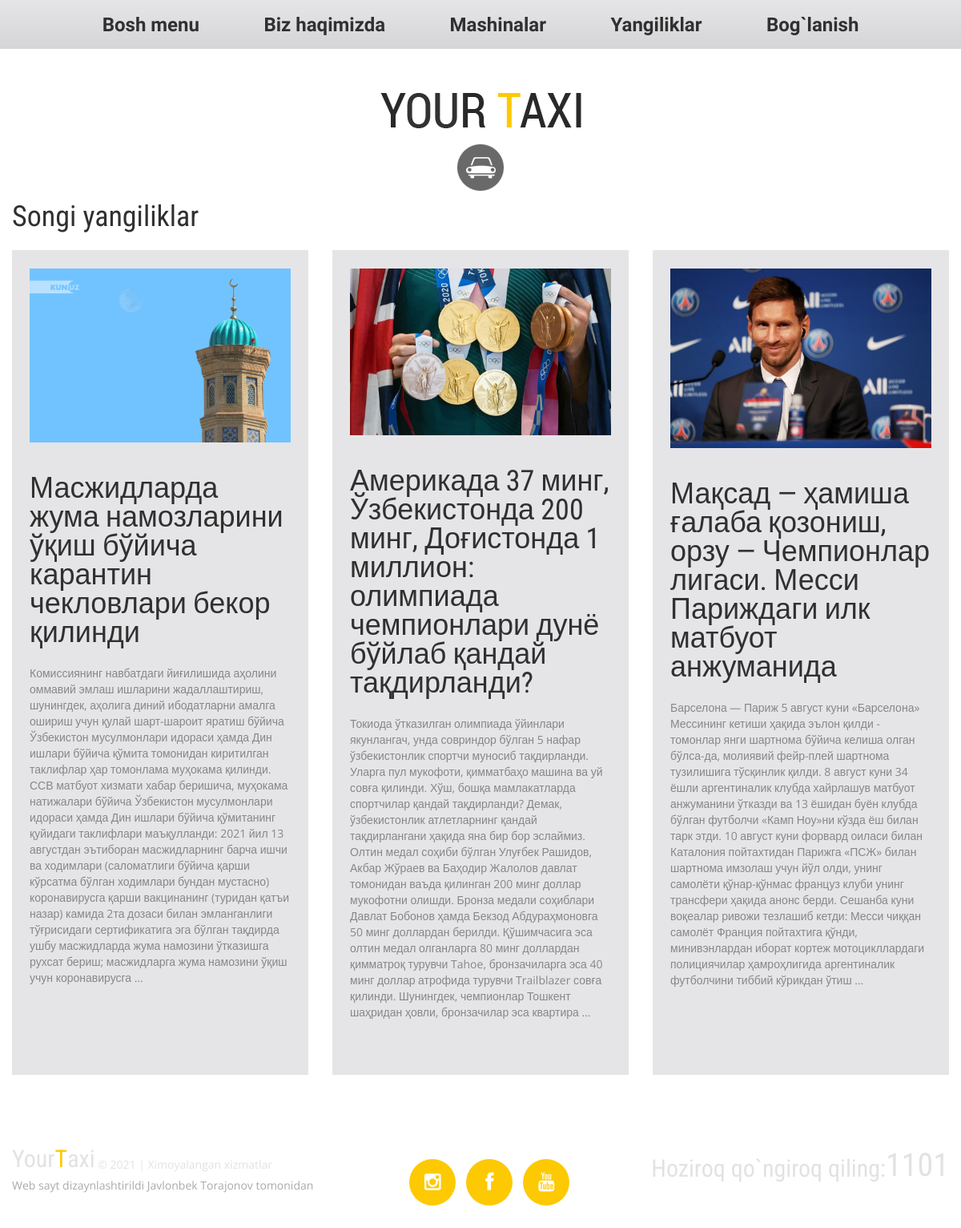
Page /services/ on the committed database.
### taxi_system/models.py (models this page shows, shortened)
class Post(models.Model):
	title = models.CharField(max_length=255)
	image = models.ImageField(upload_to='poster/')
	body = models.TextField()
	class Meta:
		verbose_name = 'Maqola'
		verbose_name_plural = 'Maqolalar'
		ordering = ['-id']

### taxi_system/views.py (the view)
# urls.py: path('services/',views.HomeView.as_view(),name="services"),
class HomeView(ListView):
	model = Post
	template_name = 'services.html'

### templates/services.html (shortened to what this page needs)
<!DOCTYPE html>
{% load static %}
{% block content %}
<html lang="en">
	<head>
		<link rel="stylesheet" href="{% static 'css/style.css' %}">
	</head>
	<body class="" id="top">
		<div class="main">
			<header>
				<div class="menu_block ">
					<div class="container_12">
						<div class="grid_12">
							<nav class="horizontal-nav full-width horizontalNav-notprocessed">
											<ul class="sf-menu">
									<li><a href="{% url 'taxi_system:index' %}">Bosh menu</a></li>
									<li><a href="{% url 'taxi_system:about' %}">Biz haqimizda</a></li>
									<li><a href="{% url 'taxi_system:cars' %}">Mashinalar</a></li>
									<li><a href="{% url 'taxi_system:services' %}">Yangiliklar</a></li>
									<li><a href="{% url 'taxi_system:contact' %}">Bog`lanish</a></li>
								</ul>
							</nav>
						</div>
					</div>
				</div>
				<div class="container_12">
					<div class="grid_12">
						<h1>
							<a href="index.html">
								<img src="/static/images/logo.png" alt="Your Happy Family">
							</a>
						</h1>
					</div>
				</div>
			</header>
			<div class="content"><div class="ic">More Website Templates @ TemplateMonster.com - April 07, 2014!</div>
				<div class="container_12">
					<div class="grid_12">
						<h3>Songi yangiliklar</h3>
					</div>
					{% for post in object_list %}
					<div class="grid_4">
						<div class="box">
							<div class="maxheight">
								<img src="{{post.image.url}}" alt="">
								<div class="text1 color2">
								<h3><a href="#">{{post.title}} </a></h3>
								</div>
								<p>{{post.body | truncatewords:100}}</p>
								<br>
							</div>
						</div>
					</div>
					{% endfor %}
		</div>
		<footer>
			<div class="container_12">
				<div class="grid_12">
					<div class="f_phone"><span>Hoziroq qo`ngiroq qiling:</span>1101</div>
						<div class="socials">
						<a href="http://www.instagram.com/javlonbektorajonov_007" class="fa fa-instagram"></a>
						<a href="http://www.facebook.com/JavlonbekCreator" class="fa fa-facebook"></a>
						<a href="https://www.youtube.com/channel/UC8woriRcnbHFTFlH5iqWCkg" class="fa fa-youtube "></a>
					</div>
					<div class="copy">
						<div class="st1">
						<div class="brand">Your<span class="color1">T</span>axi </div>
						&copy; 2021	| <a href="http://www.instagram.com/javlonbektorajonov_007">Ximoyalangan xizmatlar</a> </div>Web sayt dizaynlashtirildi <a href="http://www.instagram.com/javlonbektorajonov_007" rel="follow">Javlonbek Torajonov tomonidan</a>
					</div>
				</div>
			</div>
		</footer>
	</body>
</html>
{% endblock %}

### staticfiles/css/style.css (style rules this page uses)
html { width: 100%; }
* { -webkit-text-size-adjust: none; }
body { position: relative; background-color: #4a4a4a; color: #878787; font: 14px/20px 'Open Sans', sans-serif; }
p { margin-bottom: 20px; }
img { max-width: 100%; }
h1, h2, h3, h4, h5, h6 { font-weight: normal; color: #3e454c; font-family: 'Roboto Condensed', sans-serif; }
h3 { font-size: 36px; line-height: 36px; color: #313030; padding-top: 14px; margin-bottom: 20px; }
ul { padding: 0; margin: 0; list-style: none; }
a { text-decoration: none; color: inherit; outline: none; transition: 0.5s ease; -o-transition: 0.5s ease; -webkit-transition: 0.5s ease; }
.main { background-color: #fff; }
header { display: block; }
header h1 { position: relative; text-align: center; padding-top: 55px; }
header h1 a { display: inline-block; overflow: hidden; width: 251px; height: 122px; font-size: 0; line-height: 0; text-indent: -999px; transition: 0s ease; -o-transition: 0s ease; -webkit-transition: 0s ease; }
header h1 a img { display: block; }
.content { padding-bottom: 113px; }
.text1 { margin-bottom: 23px; font-size: 20px; line-height: 20px; }
.box { margin-bottom: 23px; margin-top: 4px; background-color: #e5e5e7; padding: 23px 22px 28px; }
.box img { margin-bottom: 25px; }
.color1 { color: #fdc903; }
.color2 { color: #4a4a4a; }
footer { display: block; padding: 0px 0 60px; font-size: 14px; color: #aaa; line-height: 18px; font-family: 'Roboto Condensed', sans-serif; }
.copy { font-family: 'Open Sans', sans-serif; }
.st1 { padding-top: 80px; color: #e2e2e2; margin-bottom: 8px; }
.brand { position: relative; top: -7px; font: 30px/18px 'Roboto Condensed', sans-serif; display: inline-block; font-size: 30px; }
.f_phone { padding-top: 72px; font-size: 40px; line-height: 36px; float: right; color: #e2e2e2; }
.f_phone span { position: relative; top: 4px; font-size: 30px; }
.socials { margin-right: 96px; padding-top: 82px; float: right; overflow: hidden; }
.socials a { display: block; float: left; margin: 0 6px 0 7px; color: #fff; text-align: center; background-color: #fdc903; border-radius: 500px; width: 58px; height: 58px; font-size: 24px; line-height: 58px; }

### staticfiles/css/grid.css (style rules this page uses)
body { min-width: 1200px; }
.container_12 { margin-left: auto; margin-right: auto; width: 1200px; }
.grid_1, .grid_2, .grid_3, .grid_4, .grid_5, .grid_6, .grid_7, .grid_8, .grid_9, .grid_10, .grid_11, .grid_12 { display:inline; float: left; position: relative; margin-left: 15px; margin-right: 15px; }
.container_12 .grid_4 { width:370px; }
.container_12 .grid_12 { width:1170px; }

### staticfiles/css/superfish.css (style rules this page uses)
.menu_block { z-index: 999; position: relative; background: url(../images/menu_bg.png) 0 0 repeat-x #d8d8db; padding: 12px 0 11px; }
.menu_block nav { position: relative; font-family: 'Marvel', sans-serif; }
nav>.sf-menu { z-index: 990; text-align: center; position: relative; }
nav { position:relative;padding: 0px 0 0 0; }
.sf-menu>li { display: block; position: relative; display: inline-block; font-size: 24px; line-height: 20px; }
.sf-menu>li+li { margin-left: 27px; }
.sf-menu>li>a { font-weight: bold; text-align: center; color: #313030; display: block; padding: 9px 25px; }

### rows in the picture
Post: image (picture), title "Масжидларда жума намозларини ўқиш бўйича карантин чекловлари бекор қилинди", body "Комиссиянинг навбатдаги йиғилишида аҳолини оммавий эмлаш ишларини жадаллаштириш, шунингдек, аҳолига диний ибодатларни амалга ошириш учун қулай шарт-шароит яратиш бўйича Ўзбекистон мусулмонлари идораси ҳамда Дин ишлари бўйича қўмита томонидан киритилган таклифлар ҳар томонлама муҳокама қилинди. ССВ матбуот хизмати хабар беришича, муҳокама натижалари бўйича Ўзбекистон мусулмонлари идораси ҳамда Дин ишлари бўйича қўмитанинг қуйидаги таклифлари маъқулланди: 2021 йил 13 августдан эътиборан масжидларнинг барча ишчи ва ходимлари (саломатлиги бўйича қарши кўрсатма бўлган ходимлари бундан мустасно) коронавирусга қарши вакцинанинг (туридан қатъи назар) камида 2та дозаси билан эмланганлиги тўғрисидаги…"
Post: image (picture), title "Америкада 37 минг, Ўзбекистонда 200 минг, Доғистонда 1 миллион: олимпиада чемпионлари дунё бўйлаб қандай тақдирланди?", body "Токиода ўтказилган олимпиада ўйинлари якунлангач, унда совриндор бўлган 5 нафар ўзбекистонлик спортчи муносиб тақдирланди. Уларга пул мукофоти, қимматбаҳо машина ва уй совға қилинди. Хўш, бошқа мамлакатларда спортчилар қандай тақдирланди? Демак, ўзбекистонлик атлетларнинг қандай тақдирлангани ҳақида яна бир бор эслаймиз. Олтин медал соҳиби бўлган Улуғбек Рашидов, Акбар Жўраев ва Баҳодир Жалолов давлат томонидан ваъда қилинган 200 минг доллар мукофотни олишди. Бронза медали соҳиблари Давлат Бобонов ҳамда Бекзод Абдураҳмоновга 50 минг доллардан берилди. Қўшимчасига эса олтин медал олганларга 80 минг доллардан қимматроқ турувчи Tahoe, бронзачиларга эса 40 минг доллар атрофида турувчи…"
Post: image (picture), title "Мақсад — ҳамиша ғалаба қозониш, орзу — Чемпионлар лигаси. Месси Париждаги илк матбуот анжуманида", body "Барселона — Париж 5 август куни «Барселона» Мессининг кетиши ҳақида эълон қилди - томонлар янги шартнома бўйича келиша олган бўлса-да, молиявий фейр-плей шартнома тузилишига тўсқинлик қилди. 8 август куни 34 ёшли аргентиналик клубда хайрлашув матбуот анжуманини ўтказди ва 13 ёшидан буён клубда бўлган футболчи «Камп Ноу»ни кўзда ёш билан тарк этди. 10 август куни форвард оиласи билан Каталония пойтахтидан Парижга «ПСЖ» билан шартнома имзолаш учун йўл олди, унинг самолёти қўнар-қўнмас француз клуби унинг трансфери ҳақида анонс берди. Сешанба куни воқеалар ривожи тезлашиб кетди: Месси чиққан самолёт Франция пойтахтига қўнди, минивэнлардан иборат кортеж мотоцикллардаги полициячилар ҳамроҳлигида…"
